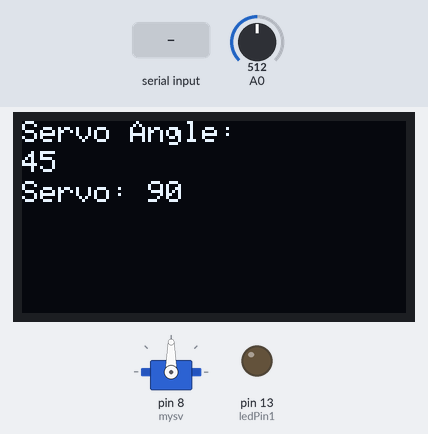
Recording of a sketch running on a simulated Arduino Uno, built with avr-gcc and run on an emulated ATmega328P. Shown: servo, 128×64 one-colour display, output pins drawn as LEDs (lit = HIGH). The test bench sets the inputs (shaded band); at power-on: A0 = 512.

Above: at 1.2 s.
1.3 s: "90,45\n" received over the second serial link
At 2.7 s:
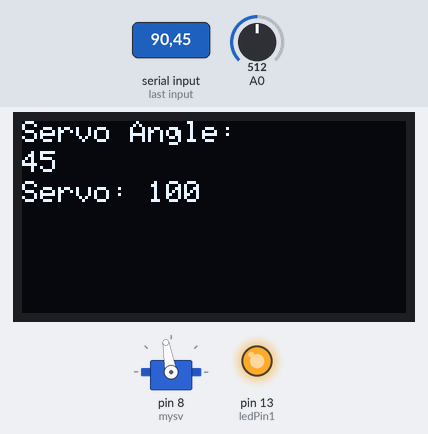
3.4 s: "30,150\n" received over the second serial link
At 3.8 s:
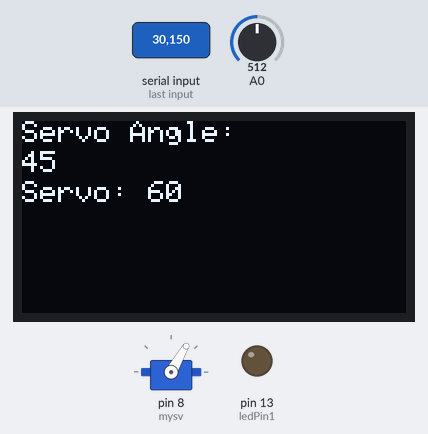
5.5 s: "200\n" received over the second serial link
At 6.4 s:
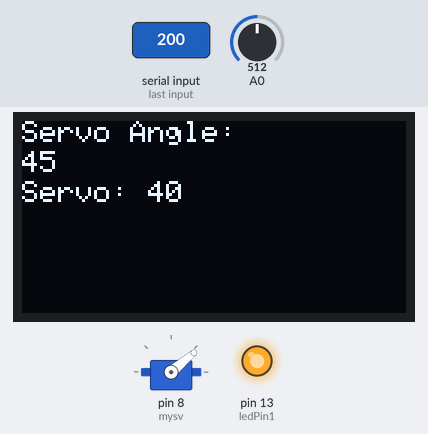
7.4 s: A0 set to 716
At 8.2 s:
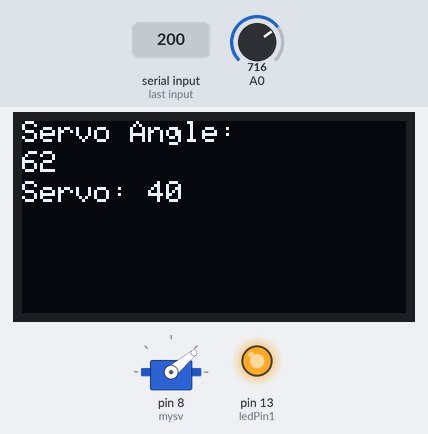
8.9 s: A0 set to 900
At 9.9 s:
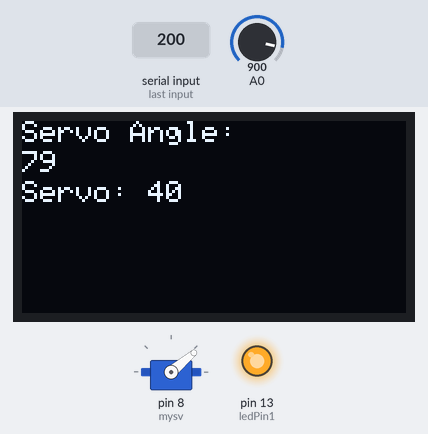
10.5 s: "90,45\n" received over the second serial link
At 11.7 s:
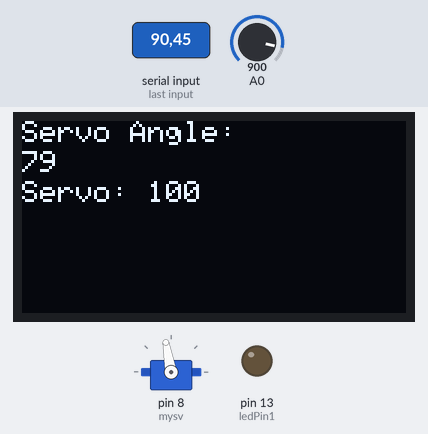
Timing chart, 0 to 13.5 s (numbered marks = the images above; inputs shaded):
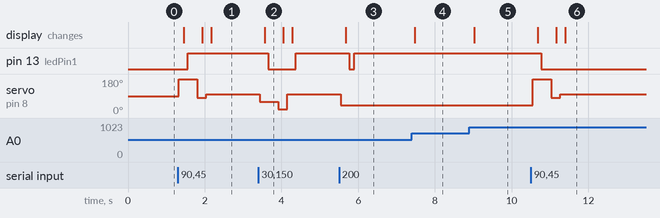

Measured:
- after the input at 1.3 s, pin 13 (ledPin1): LOW → HIGH after 0.25 s; servo on pin 8 (mysv): 90° → 180° at once, → 80° 0.49 s later, → 100° 0.23 s later; the display: first changes after 0.15 s (image 1 shows a later state)
- after the input at 3.4 s, pin 13 (ledPin1): HIGH → LOW after 0.26 s, → HIGH 0.72 s later; servo on pin 8 (mysv): 100° → 60° at once, → 20° 0.49 s later, → 100° 0.23 s later; the display: changes after 0.16 s (image 2)
- after the input at 5.5 s, pin 13 (ledPin1): HIGH → LOW after 0.27 s, → HIGH 0.13 s later; servo on pin 8 (mysv): 100° → 40° at once; the display: changes after 0.17 s (image 3)
- after the input at 7.4 s, the display: changes after 0.08 s (image 4)
- after the input at 8.9 s, the display: changes after 0.12 s (image 5)
- after the input at 10.5 s, pin 13 (ledPin1): HIGH → LOW after 0.27 s; servo on pin 8 (mysv): 40° → 180° at once, → 80° 0.49 s later, → 100° 0.23 s later; the display: first changes after 0.17 s (image 6 shows a later state)

The sketch:

01.ino
```cpp
#include <SoftwareSerial.h>
#include <Wire.h>               // I2C 통신을 사용하기 위한 라이브러리
#include <Adafruit_GFX.h>       // Adafruit의 그래픽 관련 라이브러리
#include <Adafruit_SSD1306.h>   // SSD1306 제어용 라이브러리
#include <Servo.h>              // 서버모터를 사용하기 위한 라이브러리

#define SCREEN_WIDTH 128        // OLED 디스플레이의 가로 픽셀수
#define SCREEN_HEIGHT 64        // OLED 디스플레이의 세로 픽셀수
#define OLED_RESET 4            // 리셋핀이 있는 OLDE의 리셋핀에 연결할 아두이노의 핀 번호, 리셋핀이 없는 모듈은 임의의 숫자를 넣음

int ledPin1 = 13;               // 빨강색 LED 연결 13번핀
// char order [100];            // 문자열을 저장하기 위한 배열이나 해당 코드에서는 제거해도 무방하다함.
bool led_state = false;         // 빨강색 LED의 상태를 나타내는 불리언 변수. 이 변수는 LED의 on/off 상태를 저장함.

SoftwareSerial BTSerial(2,3);   // 소프트웨어 시리얼 통신을 위한 객체를 생성하는 코드
                                // "SoftwareSerial" 를 사용하여 블루투스 모듈과 아두이노 사이의 시리얼 통신을 설정한다.
                                // "BTSerial" 은 블루투스 모듈과의 통신에 사용되며, BTSerial을 통해 데이터를 보내고 받을 수 있다.

Adafruit_SSD1306 display (SCREEN_WIDTH, SCREEN_HEIGHT, &Wire, OLED_RESET);    // 디스플레이 객체 생성

Servo mysv;                                                                   // Servo 크래스를 사용합니다.

void setup()
{
  pinMode(13, OUTPUT);
  digitalWrite(13, LOW);

  Serial.begin(9600);
  BTSerial.begin(9600);

  mysv.attach(8);                                     // 서보모터 8번핀에 연결

  display.begin(SSD1306_SWITCHCAPVCC, 0x3C);          // 0x3C 주소로 디스플레이 장치 초기화
  display.clearDisplay();                             // 버퍼를 비움
}

void loop()
{
  if (BTSerial.available())             // 블루투스 시리얼 버퍼에 데이터가 있는지 확인
  {
    char command = BTSerial.read();     // 블루투스로부터 한 문자를 읽어서 "command" 변수에 저장.
    //Serial.write(command);
    //Serial.write(BTSerial.read());

    if (command == '0')                 // 블루투스로부터 '0' 이라는 명령을 받았을 때 빨강색 LED를 키거나 끄는 역할을 한다.
    {
      led_state = !led_state;           //
      digitalWrite(13, led_state);      //
    }
    // if(BTSerial.read() == 'l')       //

    else if (command >= '0' && command <= '9')  // "command" 변수가 0~9 사이의 문자인지 확인하고, 해당 문자를 숫자로 변환하여 서보모터의 각도를 제어하는 코드
    {
      int angle = (command - '0') * 20;         // 문자를 숫자로 변환하고 20을 곱하여 각도 값을 계산 (ex: 문자 '1'을 숫자 '1'로 변환 후 20을 곱하여 20도의 각도로 나타냄)
      angle = constrain (angle, 0, 360);        // 계산된 각도 값을 0~360 사이의 각도로 제한한다.
      mysv.write(angle);                        // 계산된 각도 값을 서보모터에 전달하여 모터를 움직인다.
      delay(100);                               // 0.1초 동안의 딜레이를 준다.
    }
  }

  if (Serial.available())                       // 시리얼 통신을 통해 받은 데이터를 블루투스 시리얼로 전송하는 부분
  {
    char serialData = Serial.read();            // 시리얼 버퍼에서 데이터를 읽어와 블루투스 시리얼을 통해 전송
    BTSerial.write (serialData);
    /* BTSerial.write (Serial.read());
  }

  if (Serial.available()) {
    BTSerial.write(Serial.read()); */
  }

  int analogValue = analogRead(A0);
  int mappedValue = map(analogValue, 0, 1023, 0, 90);

  display.clearDisplay();
  display.setTextSize(1);               // 텍스트 크기를 설정
  display.setTextColor(SSD1306_WHITE);  // 텍스트 색상을 설정
  display.setCursor(0, 0);              // 다음 줄의 시작 위치를 설정 (0,0) 위치부터 텍스트 시작
  display.print("Servo Angle:");        // "Servo Angle" 텍스트를 디스플레이에 출력
  display.setCursor(0, 10);             // 다음 줄의 시작 위치를 설정 (0,10) 위치부터 텍스트 시작
  display.print(mappedValue);           // "mappedValue" 변수에 저장된 서보모터의 각도 값을 출력

  display.setCursor(0, 20);             // 또 다음 줄의 시작 위치를 설정 (0,20) 위치부터 텍스트 시작
  display.print("Servo: ");             // OLED 화면에 "Servo" 텍스트를 출력
  display.print(mysv.read());           // "mysv.read()" 함수를 호출하여 현재 서보모터의 각도 값을 OLED에 출력

  display.display();                    // 디스플레이 버퍼의 내용을 실제 디스플레이에 업데이트

  delay(100);                           // 0.1초 동안 딜레이를 주어 디스플레이가 업데이트되는 동안 일시적으로 대기
  /*
    {
      if(led_state == 0)
      {
      digitalWrite(13, HIGH);
      led_state = 1;
    }
    else
    {
      digitalWrite(13, LOW);
      led_state = 0;
    }

  }
}
  if (Serial.available())
{
  BTSerial.write(Serial.read());
}

mysv.write(map(analogRead(A0), 0, 1023, 0, 90));
delay(100);
*/
}
```
